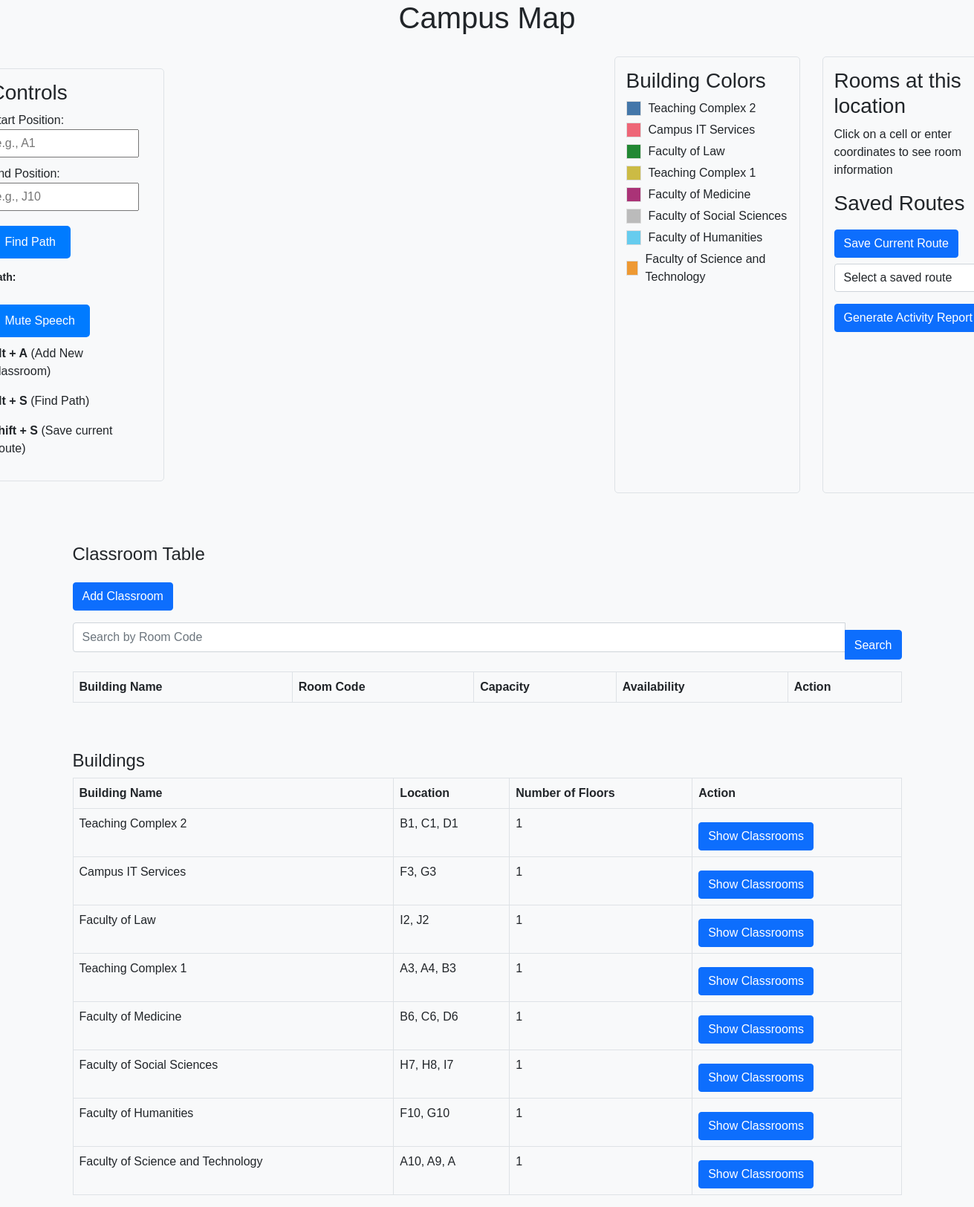
The page / on the database its author committed.
### tables this page shows
CREATE TABLE `building` (
  `building_id` int(11) NOT NULL,
  `building_name` varchar(255) NOT NULL,
  `location` varchar(10) NOT NULL,
  `number_of_floors` int(11) DEFAULT 1
);

### index.php (the view, shortened to what this page needs)
<!DOCTYPE html>
<html lang="en">
<head>
    <link href="https://cdn.jsdelivr.net/npm/bootstrap@5.0.2/dist/css/bootstrap.min.css" rel="stylesheet">
    <link rel="stylesheet" href="style.css">
</head>
<body>
    <h1>Campus Map</h1>
    <div class="main-container">
        <div class="room-info m-3"  aria-labelledby="controls-heading">
            <div class="controls">
                <h3>Controls</h3>
                <label for="start">Start Position:</label>
                <input type="text" id="start" placeholder="e.g., A1" onfocusout="highlightCell('start')" aria-describedby="start-desc">
                <label for="end">End Position:</label>
                <input type="text" id="end" placeholder="e.g., J10" onfocusout="highlightCell('end')" aria-describedby="end-desc">
                <button onclick="handleFindPath()" id="findpath" aria-label="Find Path">Find Path</button>
                <p id="pathLabel">Path: </p>
                <button id="speechMuteButton" onclick="toggleSpeechMute()" aria-label="Mute Speech">Mute Speech</button>
                <p><b>Alt + A</b> (Add New Classroom)</p>
                <p><b>Alt + S</b> (Find Path)</p>
                <p><b>Shift + S</b> (Save current Route)</p>
            </div>
        </div>
        <div class="grid-container" id="grid" aria-labelledby="building-colors-heading"></div>
        <div class="room-info" aria-labelledby="building-colors-heading">
            <h3>Building Colors</h3>
            <?php
            include 'connect.php';
            $sql = "SELECT * FROM building";
            $result = mysqli_query($conn, $sql);
            $colors = [
                '#4477AA',
                '#EE6677',
                '#228833',
                '#CCBB44',
                '#AA3377',
                '#BBBBBB',
                '#66CCEE',
                '#EE9933'
            ];
            $colorIndex = 0;
            while ($row = mysqli_fetch_assoc($result)) :
            ?>
                <div class="legend-item">
                    <span class="color-box" style="background-color: <?= $colors[$colorIndex % count($colors)] ?>" aria-hidden="true"></span>
                    <?= htmlspecialchars($row['building_name']) ?>
                </div>
            <?php
                $colorIndex++;
            endwhile;
            ?>
        </div>
        <div class="room-info" aria-labelledby="rooms-heading">
            <h3>Rooms at this location</h3>
            <div id="roomDetails">
                <p>Click on a cell or enter coordinates to see room information</p>
            </div>
            <div class="favorites-section">
                <h3>Saved Routes</h3>
                <button class="btn btn-primary mb-2" id="save" onclick="saveFavorite()" aria-label="Save Current Route">Save Current Route</button>
                <select id="favoritesList" class="form-select" onchange="loadFavorite()" aria-label="Saved Routes List">
                    <option value="">Select a saved route</option>
                </select>
                <button class="btn btn-primary mt-3" onclick="showActivityReport()" id="report" aria-label="Generate Activity Report">Generate Activity Report</button>
            </div>
        </div>
    </div>
    <div class="container my-5">
        <h4>Classroom Table</h4>
        <button class="btn btn-primary my-3" onclick="openAddClassroomModal()" id="addClassroom" aria-label="Add Classroom">Add Classroom</button>
        <div class="mb-3">
            <div class="input-group">
                <input type="text" id="search" class="form-control" placeholder="Search by Room Code" aria-label="Search by Room Code">
                <button class="btn btn-primary pt-2" onclick="fetchClassrooms(1)" id="hi" aria-label="Search">Search</button>
            </div>
        </div>
        <table class="table table-bordered table-hover" aria-label="Classroom Table">
            <thead class="thead-dark">
                <tr>
                    <th>Building Name</th>
                    <th>Room Code</th>
                    <th>Capacity</th>
                    <th>Availability</th>
                    <th>Action</th>
                </tr>
            </thead>
        </table>
    </div>
    <div class="container">
        <h4>Buildings</h4>
        <table class="table table-bordered table-hover" aria-label="Buildings Table">
            <thead class="thead-dark">
                <tr>
                    <th>Building Name</th>
                    <th>Location</th>
                    <th>Number of Floors</th>
                    <th>Action</th>
                </tr>
            </thead>
            <tbody>
                <?php
                include 'connect.php';
                $sql = "SELECT building_id, building_name, location, number_of_floors FROM building";
                $result = mysqli_query($conn, $sql);
                if (mysqli_num_rows($result) > 0) {
                    while ($row = mysqli_fetch_assoc($result)) {
                        $building_id = $row['building_id'];
                        echo "<tr>";
                        echo "<td>" . $row['building_name'] . "</td>";
                        echo "<td>" . $row['location'] . "</td>";
                        echo "<td>" . $row['number_of_floors'] . "</td>";
                        echo "<td><button class='btn btn-primary' data-bs-toggle='modal' data-bs-target='#classroomModal' onclick='loadClassrooms($building_id)' id='cs'aria-label='Show Classrooms for " . htmlspecialchars($row['building_name']) . "'>Show Classrooms</button></td>";
                        echo "</tr>";
                    }
                } else {
                    echo "<tr><td colspan='4'>No buildings found.</td></tr>";
                }
                ?>
            </tbody>
        </table>
    </div>
</body>
</html>

### style.css (style rules this page uses)
body { justify-content: center; display: flex; flex-direction: column; align-items: center; font-family: Arial, sans-serif; margin: 0; padding: 0; background-color: #f8f9fa; }
.legend-item { display: flex; align-items: center; margin: 5px 0; }
.color-box { display: inline-block; width: 20px; height: 20px; margin-right: 10px; border: 1px solid #ddd; }
.main-container { display: flex; flex-direction: row; margin: 20px; }
.controls { margin-right: 30px; width: 200px; }
.grid-container { display: grid; grid-template-columns: 50px repeat(10, 50px); grid-template-rows: 50px repeat(10, 50px); gap: 1px; position: relative; }
button { margin-top: 10px; padding: 10px 20px; background-color: #007bff; color: white; border: none; border-radius: 5px; cursor: pointer; }
input { margin-bottom: 10px; padding: 5px; width: 100%; }
#pathLabel { margin-top: 15px; font-size: 14px; font-weight: bold; color: #212529; }
.room-info { margin-left: 30px; width: 250px; padding: 15px; background-color: #f8f9fa; border: 1px solid #dee2e6; border-radius: 5px; }
#roomDetails { margin-top: 10px; }
#speechMuteButton { margin-bottom: 10px; transition: background-color 0.3s; }

### rows shown on the page
building: building_name "Teaching Complex 2", location "B1, C1, D1", number_of_floors "1"
building: building_name "Campus IT Services", location "F3, G3", number_of_floors "1"
building: building_name "Faculty of Law", location "I2, J2", number_of_floors "1"
building: building_name "Teaching Complex 1", location "A3, A4, B3", number_of_floors "1"
building: building_name "Faculty of Medicine", location "B6, C6, D6", number_of_floors "1"
building: building_name "Faculty of Social Sciences", location "H7, H8, I7", number_of_floors "1"
building: building_name "Faculty of Humanities", location "F10, G10", number_of_floors "1"
building: building_name "Faculty of Science and Technology", location "A10, A9, A", number_of_floors "1"
